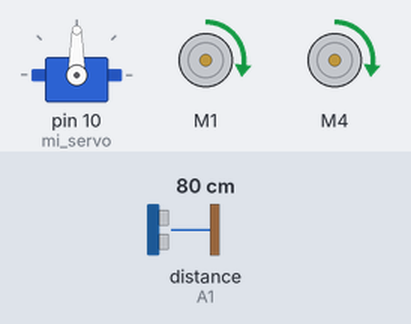
Simulated run of this sketch. Board: Arduino Uno, built with avr-gcc and run on an emulated ATmega328P. Parts: servo, 2 × DC motor (green arrow = forward, orange = backward, longer = faster). The inputs (shaded band) are chosen by the test bench; at power-on: distance to the obstacle (sensor on A1) 80 cm. The echo pulse lasts 58.3 µs per cm.

Above: at 1.31 s.
2.3 s: distance to the obstacle (sensor on A1) set to 2 cm
At 4.1 s:
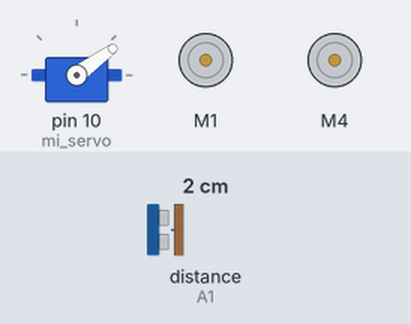
At 6.4 s:
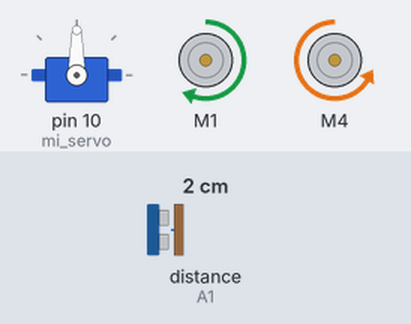
6.5 s: distance to the obstacle (sensor on A1) set to 26 cm
9.3 s: distance to the obstacle (sensor on A1) set to 31 cm
13.5 s: distance to the obstacle (sensor on A1) set to 4 cm
At 16.5 s:
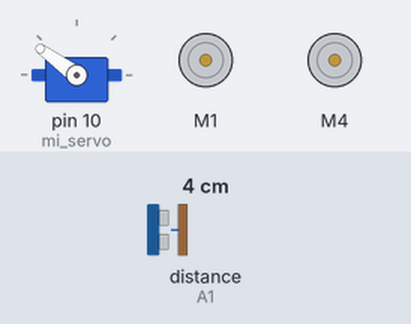
Timing chart, 0 to 18.7 s (numbered marks = the images above; inputs shaded):
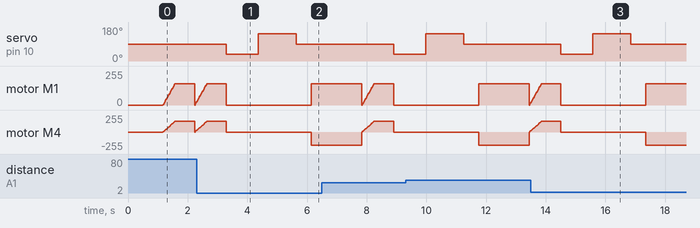

Measured:
- after the input at 2.3 s, servo on pin 10 (mi_servo): 90° → 36° after 1.0 s, → 144° 1.1 s later, → 90° 1.3 s later
- after the input at 13.5 s, servo on pin 10 (mi_servo): 90° → 36° after 1.0 s, → 144° 1.1 s later, → 90° 1.3 s later
- by itself, motor M4: rises from forward 16/255 to forward 158/255 in 0.34 s, then falls to backward 200/255 in 3.5 s

The sketch:

codigo_carrito_evasor_dos_ruedas.ino
```cpp
//---------------Liberias para control de motores y sensores--------------------//

#include <AFMotor.h>
#include <Servo.h>
#include <NewPing.h>


//---------------------- Variables para el robot evasor de obstáculos-----------------------//

#define TRIG_PIN A0
#define ECHO_PIN A1
#define distancia_maxima 300 //300 milimetros que son 30cm
#define distancia_colision 30 //30 milimetros que son 3cm
#define velocidad_maxima 160
#define velocidad_maxima_compensado 40
#define distancia_vuelta distancia_colision + 20

//----------------- Creación de objetos para el robot--------------//

AF_DCMotor Motor_izquierdo(1, MOTOR12_1KHZ); // Objeto Motor 1 usando salida M1 del Driver, establece una frecuencida de 1kHZ en PWM
AF_DCMotor Motor_derecho(4, MOTOR34_1KHZ); // Objeto Motor 4 usando salida M4 del Driver, establece una frecuencida de 1kHZ en PWM

Servo mi_servo;

NewPing sonar(TRIG_PIN,ECHO_PIN,distancia_maxima);

int distanciaIzquierda, distanciaDerecha;
int curDist = 0;

/* Estas dos variables se van a usar hasta las funciones de movimiento del carrito*/
String establecer_motor = "";
int establecer_velocidad = 0;


//--------------------- Función para determinar pines y demás -------------------//
void setup() {
  mi_servo.attach(10);//Une al servo con el pin 10(El Servo_1 en el Shield)
  mi_servo.write(90);//Nos dice la posición del servo a 90 grados
  delay(1000);

}

//------------------------ Bucle principal -----------------//
void loop() {
  mi_servo.write(90); //Mueve los ojitos hacia adelante
  delay(90);//

  curDist = lecturaSensorUltrasonico(); //Lee la distancia con el sensor ultrasónico

  if(curDist < distancia_colision)
  {
    cambia_camino();
    } //Compara la distancia y leída por el sensor con la de colisión y si es menor se activa la función cambia_camino

  mover_adelante();//Si la comparación no se cumple, pasa a esta función
  delay(500);

}


//---------------------- Funciones Extras ---------------------------//
//---------------------- para que se mueva---------------------------//
//------------------------ el carrito ------------------------------//


//--------- Función para cambiar el camino --------------//
void cambia_camino(){

  movimiento_detenerse(); // Detiene el movimiento hacia adelante
  mi_servo.write(36); // el servo gira hacia los 36° (a la derecha)y revisa la distancia a al derecha
  delay(500);

  distanciaDerecha = lecturaSensorUltrasonico(); //Establece (set) la distancia derecha
  delay(500);

  mi_servo.write(144); // el servo gira hacia los 144° (a la izquierda)y revisa la distancia a al izquierda
  delay(700);

  distanciaIzquierda = lecturaSensorUltrasonico(); //Establece (set) la distancia izquierda
  delay(500);

  mi_servo.write(90); // Regresa al centro
  delay(500);

  compararDistancia();
  }

//--------- Función para compara la distancia --------------//
//----- Esta función nos va a determinar cual es la distancia mayor -------//

void compararDistancia(){
  if (distanciaIzquierda < distanciaDerecha) // Si la distancia derecha está menos obstruida
  {
    girar_derecha();
    }
  else if (distanciaDerecha < distanciaIzquierda) // Si la distancia izquierda está menos obstruida
  {
    girar_izquierda();
    }
  else
  {
    dar_la_vuelta();
    }

  }

//-------------------------------- Función para la lectura del sensor ultrasónico --------------------//
//------------ Esta función debe ser un int, porque el valor que nos va a regresarn a ser enteros ----//

int lecturaSensorUltrasonico(){

  delay(70);
  unsigned int microSegundos = sonar.ping(); //Envía sonido corto y obtiene tiempo de sonido corto en microsegundos

  int centimetros = microSegundos/US_ROUNDTRIP_CM; // Convierte la lectura de microsegundos a centrímetros

  return centimetros;
  }

//-------------- Función para que esté detenido el carrito -----------------//

void movimiento_detenerse(){


         /*Estas son las instrucciones que se van a ejecutar cuando se llame a esta función*/
  Motor_izquierdo.run(RELEASE);
  Motor_derecho.run(RELEASE);
  }

//--------------- Función para mover el carrito hacia adelante ----------------//

void mover_adelante(){

  establecer_motor = "Hacia Adelante";

  Motor_izquierdo.run(FORWARD);
  Motor_derecho.run(FORWARD);


     /*Este ciclo for es para elevar lentamente la velocidad para evitar que las baterias se gasten muy rápido */
  for (establecer_velocidad = 0; establecer_velocidad < velocidad_maxima; establecer_velocidad += 2)
  {
    Motor_izquierdo.setSpeed(establecer_velocidad);
    Motor_derecho.setSpeed(establecer_velocidad);
    delay(5);
     }

  }

//------------------ Función mover hacia atrás ---------------//

void mover_atras(){

  establecer_motor = "Hacia atras";

  Motor_izquierdo.run(BACKWARD);
  Motor_derecho.run(BACKWARD);


     /*Este ciclo for es para elevar lentamente la velocidad para evitar que las baterias se gasten muy rápido */
  for (establecer_velocidad = 0; establecer_velocidad < velocidad_maxima; establecer_velocidad += 2)
  {
    Motor_izquierdo.setSpeed(establecer_velocidad);
    Motor_derecho.setSpeed(establecer_velocidad);
    delay(5);
     }

  }


//-------------- Función para girar hacia la derecha -------------------//

void girar_derecha(){

  establecer_motor = "Derecha";

  Motor_izquierdo.run(FORWARD);
  Motor_derecho.run(BACKWARD);

  Motor_derecho.setSpeed(establecer_velocidad + velocidad_maxima_compensado);
  delay(1500);

  establecer_motor = "Hacia adelante";

  Motor_izquierdo.run(FORWARD);
  Motor_derecho.run(FORWARD);

  }


//-------------- Función para girar hacia la izquierda -------------------//

void girar_izquierda(){

  establecer_motor = "Izquierda";

  Motor_izquierdo.run(BACKWARD);
  Motor_derecho.run(FORWARD);

  Motor_izquierdo.setSpeed(establecer_velocidad + velocidad_maxima_compensado);
  delay(1500);

  establecer_motor = "Hacia adelante";

  Motor_izquierdo.run(FORWARD);
  Motor_derecho.run(FORWARD);

  }


//------------- Función para dar la vuelta ----------------//

void dar_la_vuelta(){

  establecer_motor = "Derecha";

  Motor_izquierdo.run(FORWARD);
  Motor_derecho.run(BACKWARD);

  Motor_derecho.setSpeed(establecer_velocidad + velocidad_maxima_compensado);
  delay(1700);

  establecer_motor = "Hacia adelante";

  Motor_izquierdo.run(FORWARD);
  Motor_derecho.run(FORWARD);

  }
```
